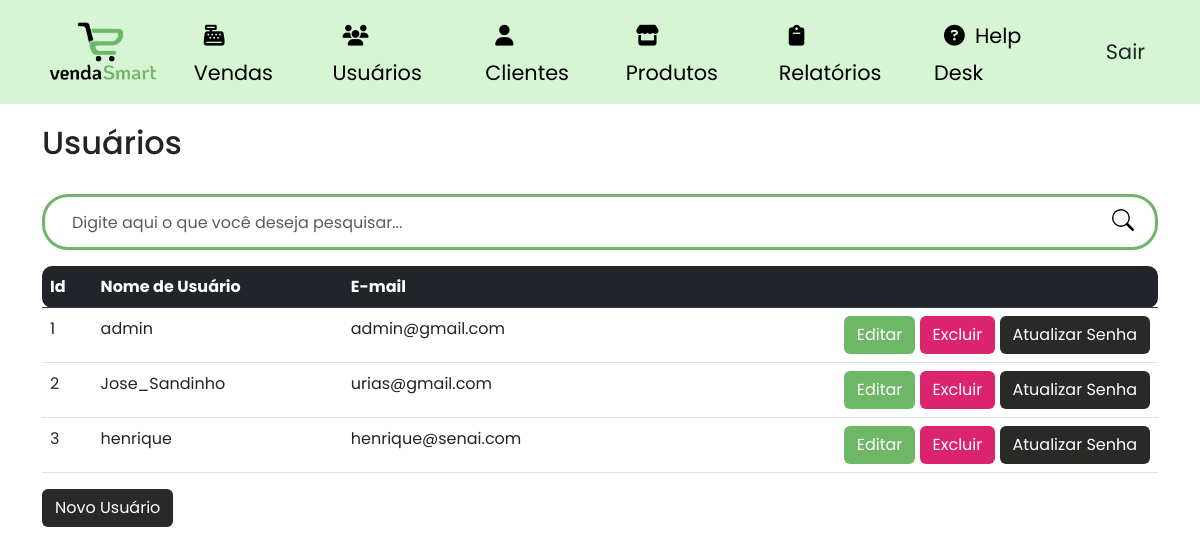
Page /usuarios (signed in) on the earlier database version.
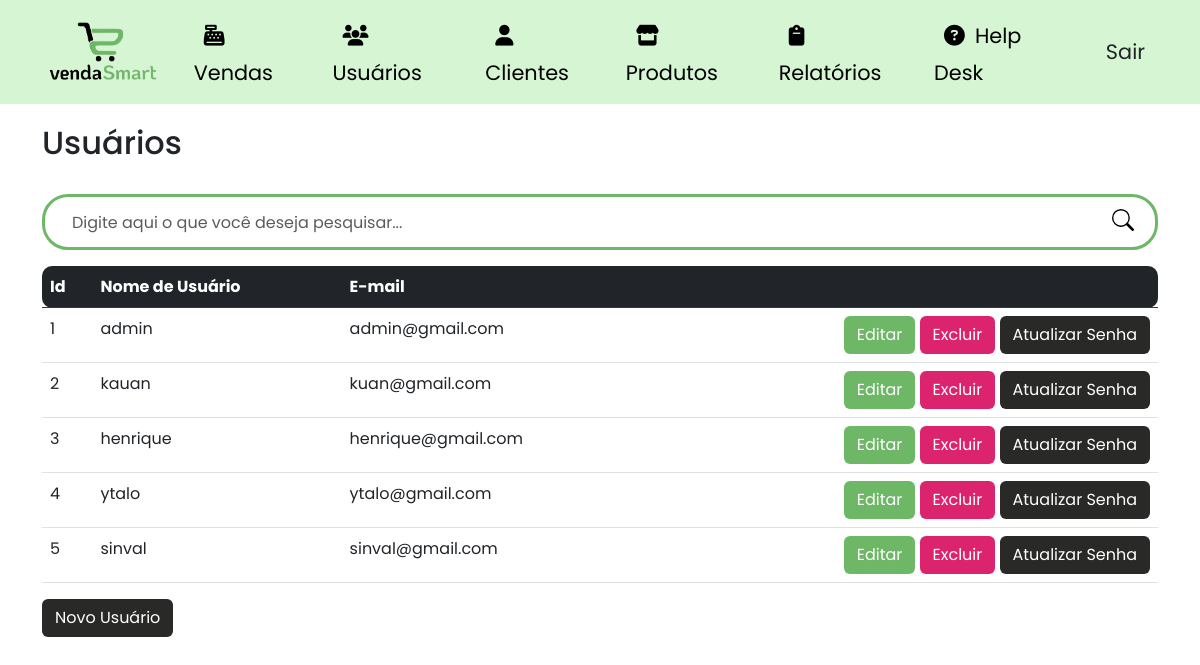
Same page on the later database version.
### site_atividade/models/__init__.py (models this page shows, shortened)
class Usuario(database.Model, UserMixin):
    id = database.Column(database.Integer, primary_key=True)
    usuario = database.Column(database.String, nullable=False, unique=True)
    email = database.Column(database.String, nullable=False, unique=True)
    senha = database.Column(database.String, nullable=False)

### site_atividade/routers/__init__.py (the view)
@app.route("/usuarios")
@login_required
def usuarios():
    form_cadastro_usuario = FormCadastroUsuario()
    form_editar_usuario = FormEditarUsuario()
    form = FormAtualizarSenha()
    search_query = request.args.get('search')
    if search_query:
        usuarios = Usuario.query.filter(Usuario.usuario.ilike(f"%{search_query}%")).all()
    else:
        usuarios = Usuario.query.all()
    return render_template('lista_usuario.html', usuarios=usuarios, form_cadastro_usuario=form_cadastro_usuario, form_editar_usuario=form_editar_usuario, search_query=search_query, form=form)

### site_atividade/forms/__init__.py
class FormCadastroUsuario(FlaskForm):
    usuario = StringField('Usuário:', validators=[DataRequired(), Length(min=5)])
    email = StringField('E-mail:', validators=[DataRequired(), email()])
    senha = PasswordField('Senha:',  validators=[DataRequired(), length(6, 16)])
    confirmacao = PasswordField('Confirmação da senha:',  validators=[DataRequired(), equal_to('senha')])
    submit_cadastro_usuario = SubmitField('Criar')

class FormEditarUsuario(FlaskForm):
    usuario = StringField('Usuário:', validators=[DataRequired(), Length(min=5)])
    email = StringField('E-mail:', validators=[DataRequired(), email()])

### site_atividade/models/__init__.py (called while the page is built)
@login_manager.user_loader
def load_usuario(id_usuario):
    return Usuario.query.get(int(id_usuario))

### site_atividade/templates/lista_usuario.html (shortened to what this page needs)
{% extends 'base.html' %}
{% block body %}
        <div class="container theme-showcase" role="main">
            <div class="page-header">
                <br>
                <h2 class="box-title col-md-12">Usuários</h2>
            </div>
            <br>
            <div class="search-box">
                <form class="form-search" action="{{ url_for('usuarios') }}" method="GET">
                    <div class="input-group form-group-search">
                        <input type="text" class="form-control form-control-search" placeholder="Digite aqui o que você deseja pesquisar..." id="search-input" name="search">
                        <span class="input-group-btn">
                            <button class="btn-search type="submit"></button>
                        </span>
                    </div>
                </form>
            </div>
            <table class="table table-hover table-centered" overflow="scroll">
                <thead class="table-dark">
                    <tr>
                        <th class="table-rounded-start">Id</th>
                        <th>Nome de Usuário</th>
                        <th>E-mail</th>
                        <th class="table-rounded-end"> </th>
                    </tr>
                </thead>
                <tbody>
                {% for usuario in usuarios %}
                    <tr data-href="#">
                        </td> <td>{{ usuario.id }}</td>
                        <td>{{ usuario.usuario }}</td>
                        <td>{{ usuario.email }}</td>
                        <td class="btn-usuario">
                            <a class="btn btn-color1 text-white" href="{{ url_for('editar_usuario', id=usuario.id) }}" data-toggle="modal" data-target="#editarUsuarioModal{{ usuario.id }}">Editar</a>
                            <a class="btn btn-color2 text-white excluir-usuario-btn" data-toggle="modal" data-target="#excluirUsuarioModal{{ usuario.id }}">Excluir</a>
                            <a class="btn btn-color3" data-toggle="modal" data-target="#atualizarSenhaModal{{ usuario.id }}">Atualizar Senha</a>
                        </td>
                    </tr>
                {% endfor %}
                </tbody>
            </table>
            <div class="pull-right">
                <button type="button" class="btn btn-color3" data-toggle="modal" data-target="#novoUsuarioModal">
                    Novo Usuário
                </button>
            </div>
        </div>
{% endblock %}

Differences in the rows shown:
changed Usuario id 2: usuario "Jose_Sandinho" → "kauan"; email "urias@gmail.com" → "kuan@gmail.com"
changed Usuario "henrique": email "henrique@senai.com" → "henrique@gmail.com"
added Usuario: id "4", usuario "ytalo", email "ytalo@gmail.com"
added Usuario: id "5", usuario "sinval", email "sinval@gmail.com"
